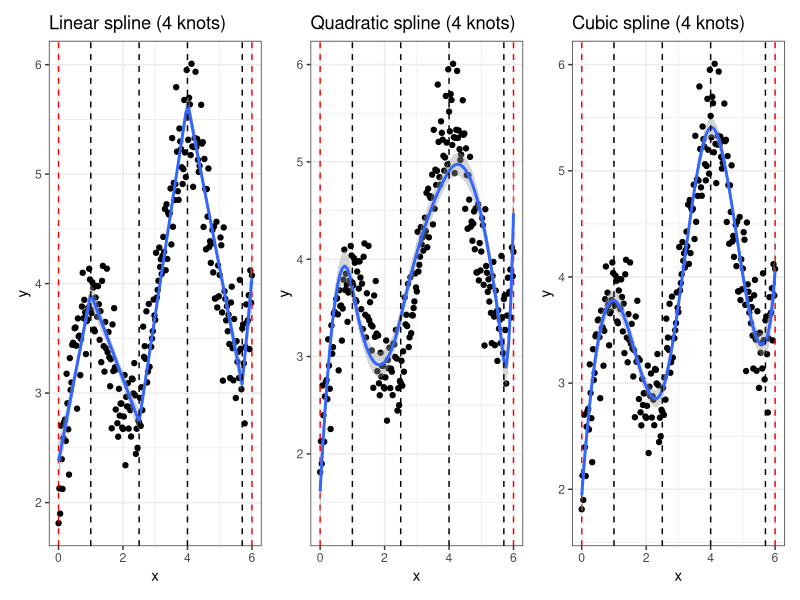
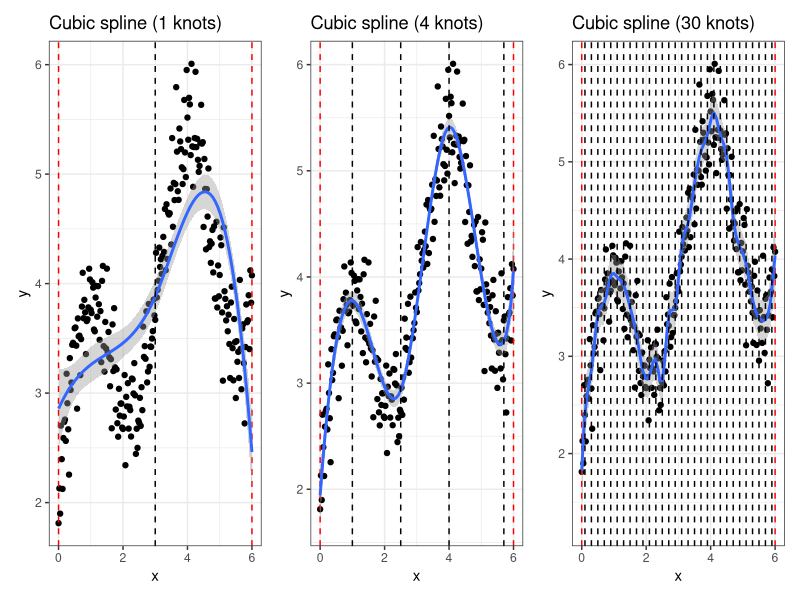

Source code (R) for these figures, in order:
## ---- chunk 1
library(splines)
library(dplyr)
library(ggplot2)
library(patchwork)

set.seed(1)
## ---- chunk 2
data <- tibble(x = seq(from = 0, to = 6, by = .025)) %>%
  mutate(y = sin(2*x) + x -.1*x^2 + 2 + rnorm(length(x), sd = .3))

g_template <- ggplot(data, aes(x = x, y = y)) +
  geom_point() +
  geom_vline(xintercept = c(0, 6), linetype = "dashed", color = "red") +
  theme_bw()


g_template + 
  geom_smooth(method = lm, formula = y ~ bs(x, degree = 1, knots = c(1, 2.5, 4, 5.7))) +
  geom_vline(xintercept = c(1, 2.5, 4, 5.7), linetype = "dashed") +
  ggtitle("Linear spline (4 knots)") +
  g_template + geom_smooth(method = lm, formula = y ~ bs(x, degree = 2, knots = c(1, 2.5, 4, 5.7))) +
  geom_vline(xintercept = c(1, 2.5, 4, 5.7), linetype = "dashed") +
  ggtitle("Quadratic spline (4 knots)") +
  g_template + geom_smooth(method = lm, formula = y ~ bs(x, degree = 3, knots = c(1, 2.5, 4, 5.7))) +
  geom_vline(xintercept = c(1, 2.5, 4, 5.7), linetype = "dashed") +
  ggtitle("Cubic spline (4 knots)")

g_template + 
  geom_smooth(method = lm, formula = y ~ bs(x, degree = 3, knots = c(3))) +
  geom_vline(xintercept = c(3), linetype = "dashed") +
  ggtitle("Cubic spline (1 knots)") +
  g_template + geom_smooth(method = lm, formula = y ~ bs(x, degree = 3, knots = c(1, 2.5, 4, 5.7))) +
  geom_vline(xintercept = c(1, 2.5, 4, 5.7), linetype = "dashed") +
  ggtitle("Cubic spline (4 knots)") +
  g_template + geom_smooth(method = lm, formula = y ~ bs(x, degree = 3, knots = seq(from = 0.1, to = 5.9, by = .2))) +
  geom_vline(xintercept = seq(from = 0.1, to = 5.9, by = .2), linetype = "dashed") +
  ggtitle("Cubic spline (30 knots)")
